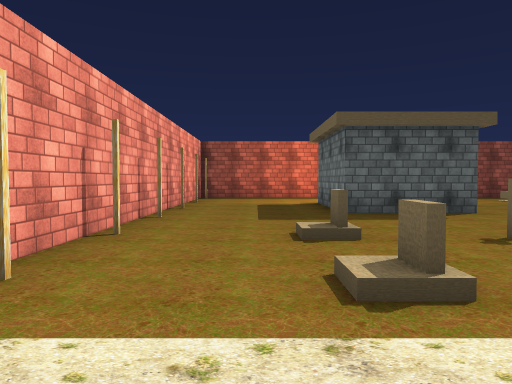
[1] (above)

24 first-person views from a walk through a Unity game level. The camera is 1.5 m above the floor, tilts 2° down and sees 70° across. The floor is counted in squares, 2 m on a side. Each view is taken from the middle of a square. On the plan, view 1 faces up. The plan holds only what a view shows up to about 11 squares ahead; the rest is blank. The place goes on beyond the plan. The player is left out. Some animated figures are left out. Some surface patterns are stand-ins.

[2]
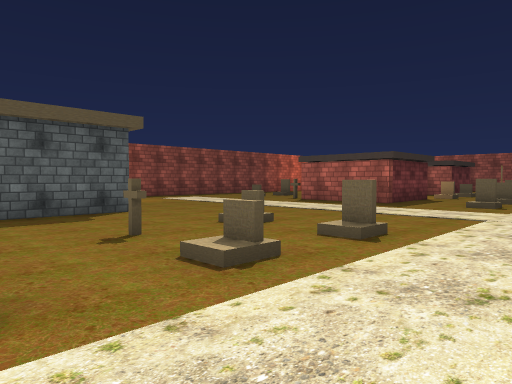

[3]
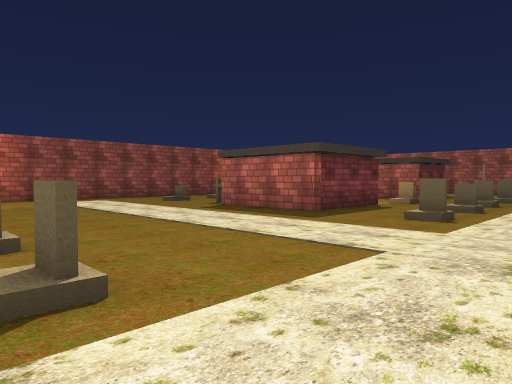

[4]
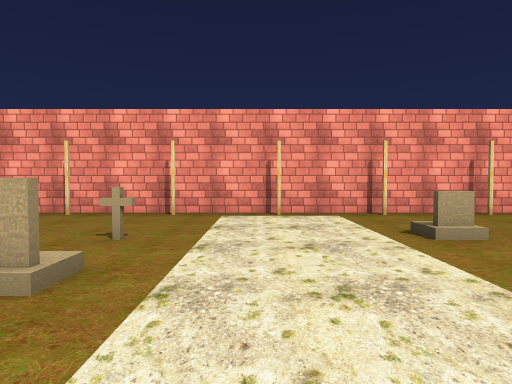

[5]
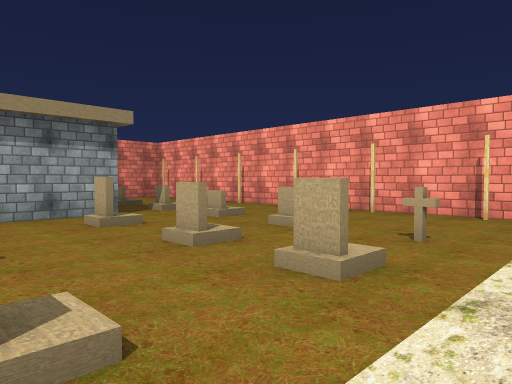

[6]
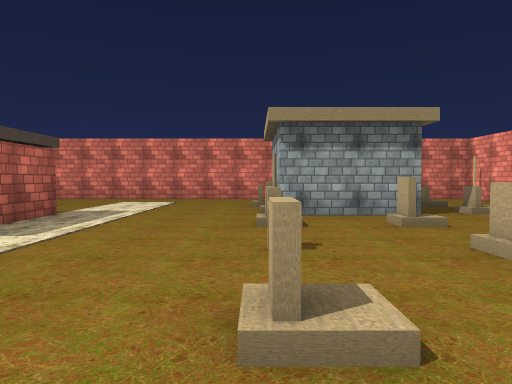

[7]
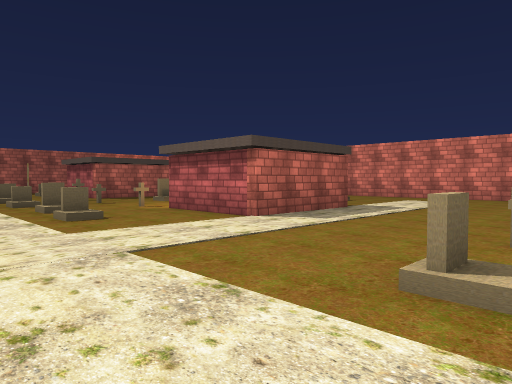

[8]
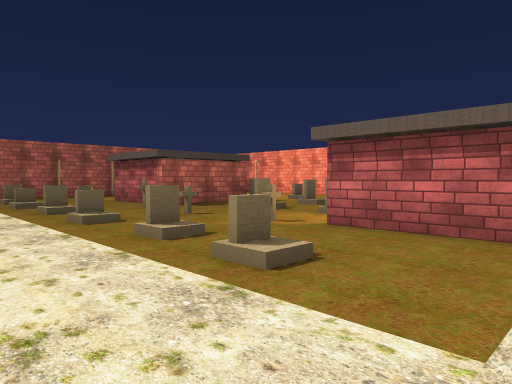

[9]
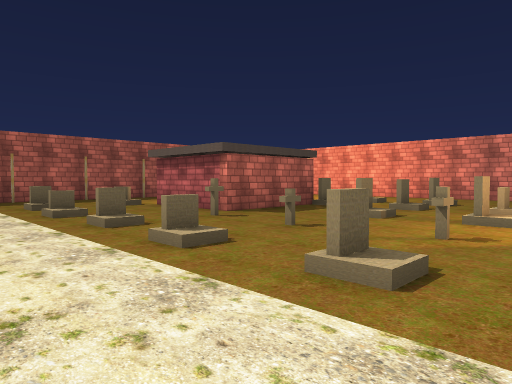

[10]
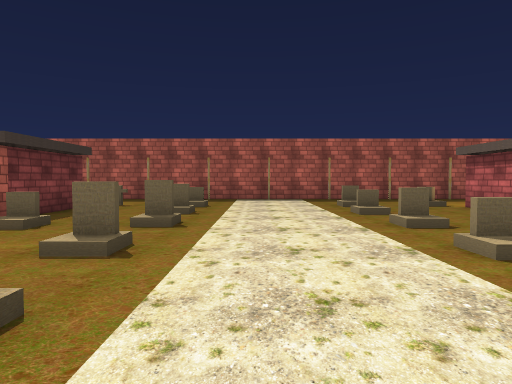

[11]
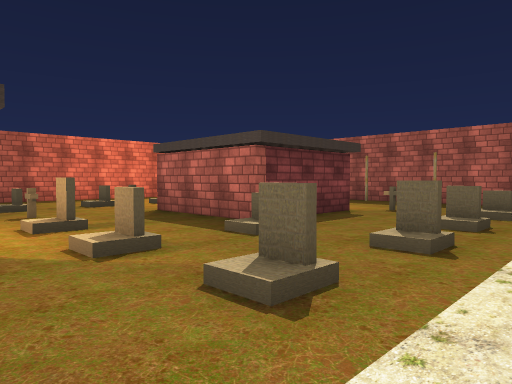

[12]
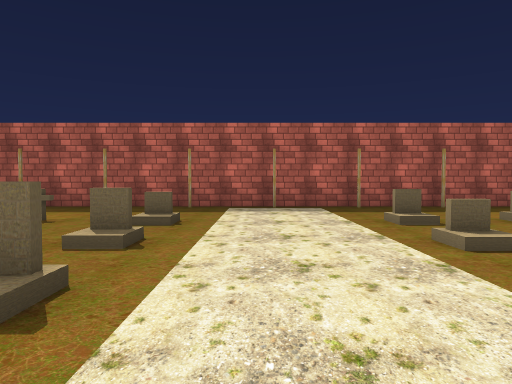

[13]
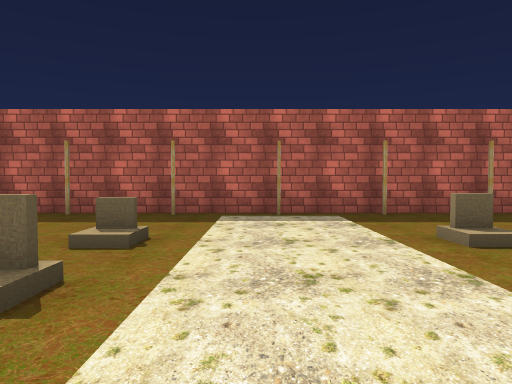

[14]
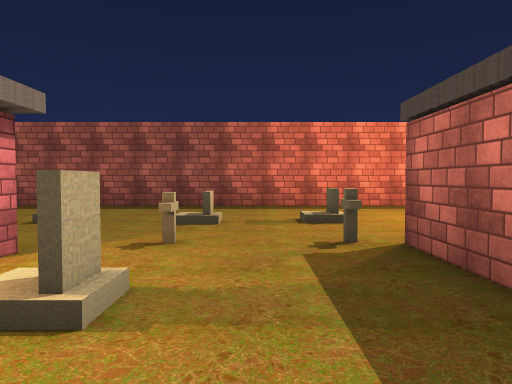

[15]
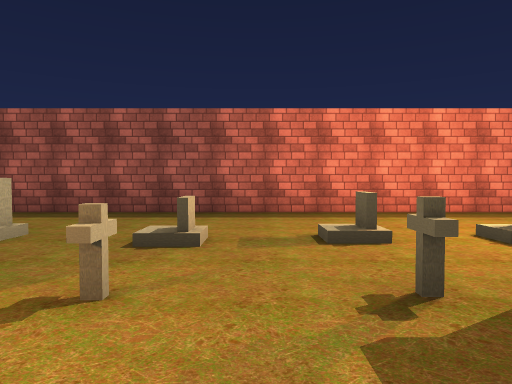

[16]
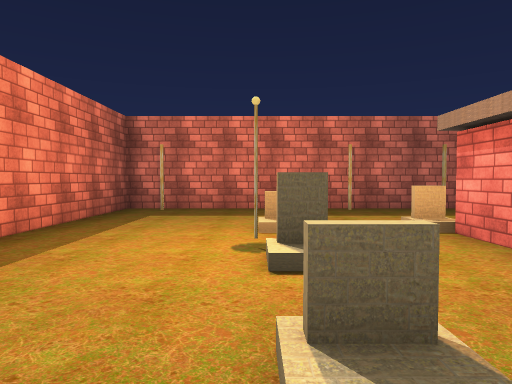

[17]
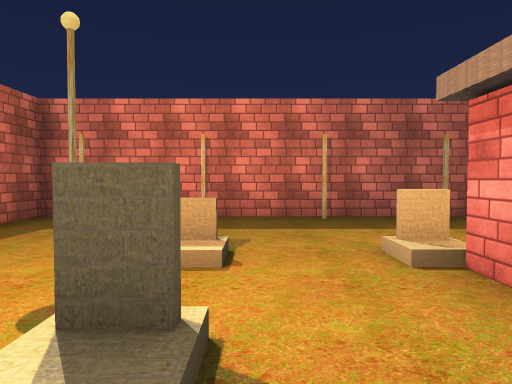

[18]
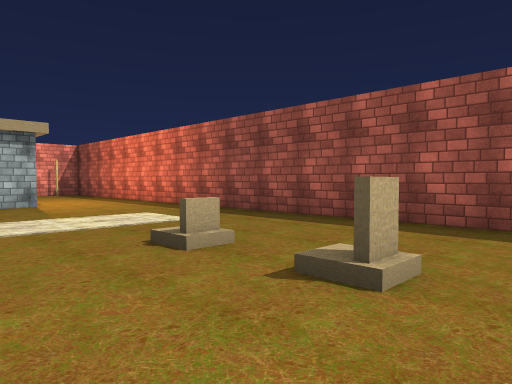

[19]
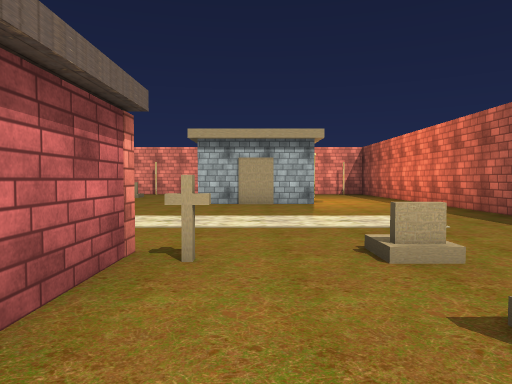

[20]
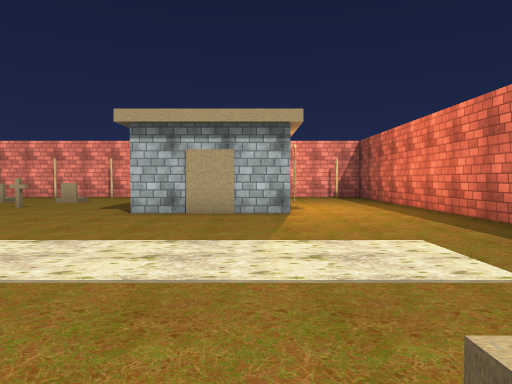

[21]
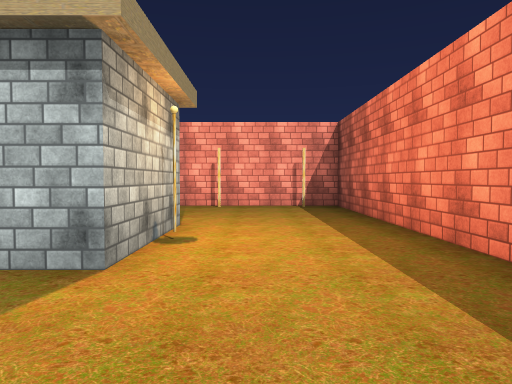

[22]
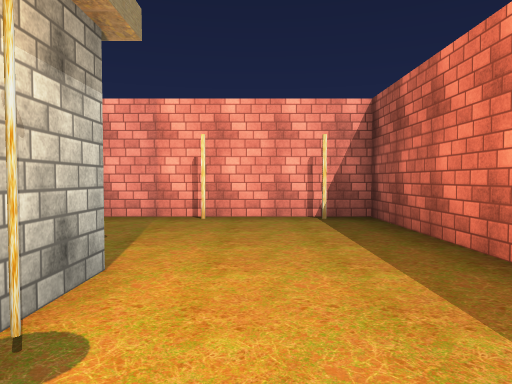

[23]
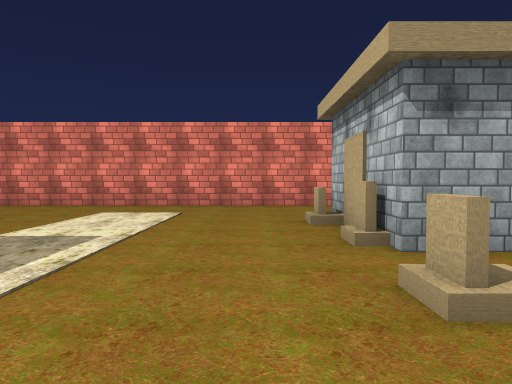

[24]
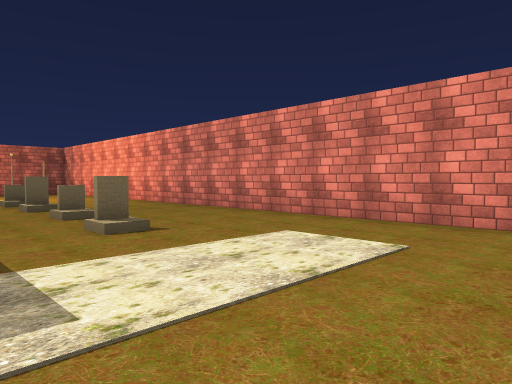

### Floor plan
Points are (right, up) in squares from view 1. A wall is a line through its corners. A room is listed if a view was taken in it or the views show most of it. See-through windows are left out.
Room 1 (views 1, 2, 3, 4, 5, 6, 7, 8, 9, 10, 11, 12, 13, 14, 15, 16, 17, 18, 19, 20, 21, 22, 23, 24)
walls: (15.4, 5.3) (12.2, 5.3) (12.2, 8.4); (12.1, 8.7) (14.2, 8.7); (10.2, -7.8) (10.2, -4.3) (13.6, -4.3); (19.7, -7.9) (19.7, -4.8) (23.1, -4.8); (23.1, 5.8) (19.7, 5.8) (19.7, 9.2); (21.9, 9.2) (23.1, 9.2); (3.5, -7.7) (5.5, -7.7) (5.5, -11.2); (2, 11.8) (5, 11.8) (5, 8.2) (2, 8.2) (2, 11); (27.3, -6.2) (27.3, 15.3) (-2.3, 15.3) (-2.3, -7.2); (4.8, -14.3) (16.2, -14.3)
objects: other object (1, -10); other object (1, -8); other object (1, -6); other object (1, -4); other object (1, -2); other object (1, 3); other object (1, 5); other object (3, -6); other object (3, -4); other object (3, -2); other object (3, 5); other object (3, 12); other object (4, 3); other object (6, -10); other object (6, -8); other object (6, -6); other object (6, -4); other object (6, -2); other object (6, 3); other object (6, 5); other object (12, -10); other object (13, -2); other object (13, 3); other object (13, 9); other object (13, 12); other object (15, -11); other object (15, -8); other object (15, -6); other object (15, -4); other object (15, -2); other object (15, 3); other object (15, 12); other object (17, -11); other object (17, -9); other object (17, -6); other object (17, -4); other object (17, -2); other object (17, 3); other object (17, 5); other object (17, 7); other object (17, 9); other object (17, 11); other object (19, -11); other object (19, -8); other object (19, -4); other object (19, -2); other object (19, 3); other object (19, 5); other object (19, 9); other object (19, 12); other object (21, -2); other object (22, 3); other object (22, 12); other object (24, -4); other object (24, -2); other object (24, 3); other object (24, 5); other object (24, 9); other object (24, 12)

Positions as (right, up) in squares from view 1, and headings:
1: (0, 0), facing up
2: (1, 0), facing up-right
3: (5, 0), facing up-right
4: (6, 0), facing left
5: (6, 0), facing down-left
6: (6, 0), facing down
7: (5, 1), facing down-right
8: (10, 1), facing down-right
9: (13, 1), facing down-right
10: (13, 1), facing right
11: (15, 1), facing up-right
12: (17, 1), facing right
13: (19, 1), facing right
14: (18, 5), facing up
15: (18, 7), facing up
16: (18, 12), facing right
17: (20, 11), facing right
18: (16, 9), facing up-left
19: (16, 10), facing left
20: (13, 11), facing left
21: (8, 13), facing left
22: (5, 13), facing left
23: (7, -4), facing down
24: (7, -8), facing down-right
